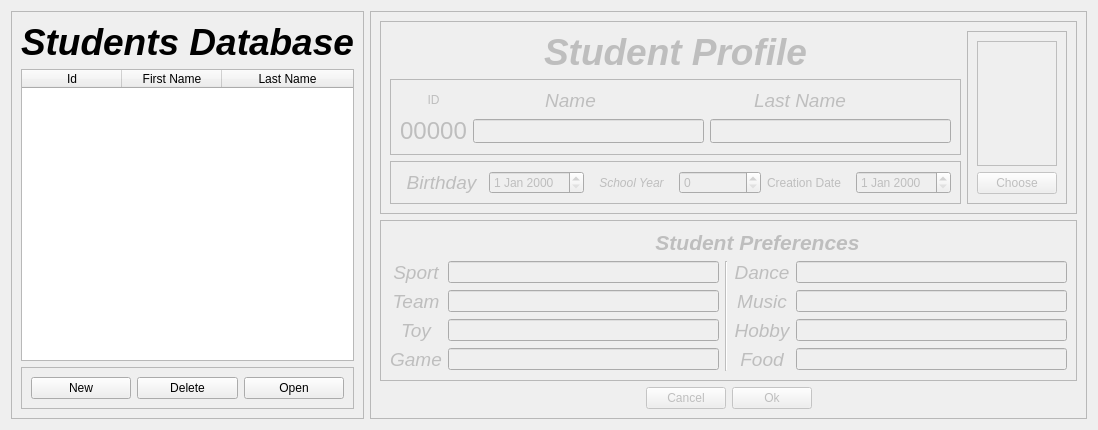
      <widget class="QWidget" name="tab_10">
       <attribute name="title">
        <string>Students</string>
       </attribute>
       <layout class="QGridLayout" name="gridLayout_9">
        <item row="0" column="1">
         <widget class="QFrame" name="user_frame">
          <property name="enabled">
           <bool>false</bool>
          </property>
          <property name="minimumSize">
           <size>
            <width>1</width>
            <height>1</height>
           </size>
          </property>
          <property name="maximumSize">
           <size>
            <width>1111</width>
            <height>1111</height>
           </size>
          </property>
          <property name="frameShape">
           <enum>QFrame::StyledPanel</enum>
          </property>
          <property name="frameShadow">
           <enum>QFrame::Raised</enum>
          </property>
          <layout class="QGridLayout" name="gridLayout_44">
           <item row="2" column="1">
            <widget class="QPushButton" name="user_cancel_button">
             <property name="text">
              <string>Cancel</string>
             </property>
            </widget>
           </item>
           <item row="2" column="0">
            <spacer name="horizontalSpacer_6">
             <property name="orientation">
              <enum>Qt::Horizontal</enum>
             </property>
             <property name="sizeHint" stdset="0">
              <size>
               <width>40</width>
               <height>20</height>
              </size>
             </property>
            </spacer>
           </item>
           <item row="2" column="2">
            <widget class="QPushButton" name="user_ok_button">
             <property name="text">
              <string>Ok</string>
             </property>
            </widget>
           </item>
           <item row="2" column="3">
            <spacer name="horizontalSpacer_7">
             <property name="orientation">
              <enum>Qt::Horizontal</enum>
             </property>
             <property name="sizeHint" stdset="0">
              <size>
               <width>40</width>
               <height>20</height>
              </size>
             </property>
            </spacer>
           </item>
           <item row="1" column="0" colspan="4">
            <widget class="QFrame" name="frame_22">
             <property name="frameShape">
              <enum>QFrame::StyledPanel</enum>
             </property>
             <property name="frameShadow">
              <enum>QFrame::Raised</enum>
             </property>
             <layout class="QGridLayout" name="gridLayout_23">
              <item row="1" column="4">
               <widget class="QLineEdit" name="user_dance"/>
              </item>
              <item row="1" column="2" rowspan="4">
               <widget class="Line" name="line_7">
                <property name="orientation">
                 <enum>Qt::Vertical</enum>
                </property>
               </widget>
              </item>
              <item row="2" column="1">
               <widget class="QLineEdit" name="user_team"/>
              </item>
              <item row="3" column="1">
               <widget class="QLineEdit" name="user_toy"/>
              </item>
              <item row="2" column="4">
               <widget class="QLineEdit" name="user_music"/>
              </item>
              <item row="1" column="0">
               <widget class="QLabel" name="label_41">
                <property name="font">
                 <font>
                  <family>Ubuntu</family>
                  <pointsize>14</pointsize>
                  <italic>true</italic>
                 </font>
                </property>
                <property name="text">
                 <string>Sport</string>
                </property>
                <property name="alignment">
                 <set>Qt::AlignCenter</set>
                </property>
               </widget>
              </item>
              <item row="4" column="0">
               <widget class="QLabel" name="label_49">
                <property name="font">
                 <font>
                  <family>Ubuntu</family>
                  <pointsize>14</pointsize>
                  <italic>true</italic>
                 </font>
                </property>
                <property name="text">
                 <string>Game</string>
                </property>
                <property name="alignment">
                 <set>Qt::AlignCenter</set>
                </property>
               </widget>
              </item>
              <item row="4" column="3">
               <widget class="QLabel" name="label_51">
                <property name="font">
                 <font>
                  <family>Ubuntu</family>
                  <pointsize>14</pointsize>
                  <italic>true</italic>
                 </font>
                </property>
                <property name="text">
                 <string>Food</string>
                </property>
                <property name="alignment">
                 <set>Qt::AlignCenter</set>
                </property>
               </widget>
              </item>
              <item row="1" column="3">
               <widget class="QLabel" name="label_46">
                <property name="font">
                 <font>
                  <family>Ubuntu</family>
                  <pointsize>14</pointsize>
                  <italic>true</italic>
                 </font>
                </property>
                <property name="text">
                 <string>Dance</string>
                </property>
                <property name="alignment">
                 <set>Qt::AlignCenter</set>
                </property>
               </widget>
              </item>
              <item row="4" column="1">
               <widget class="QLineEdit" name="user_game"/>
              </item>
              <item row="1" column="1">
               <widget class="QLineEdit" name="user_sport"/>
              </item>
              <item row="2" column="0">
               <widget class="QLabel" name="label_45">
                <property name="font">
                 <font>
                  <family>Ubuntu</family>
                  <pointsize>14</pointsize>
                  <italic>true</italic>
                 </font>
                </property>
                <property name="text">
                 <string>Team</string>
                </property>
                <property name="alignment">
                 <set>Qt::AlignCenter</set>
                </property>
               </widget>
              </item>
              <item row="3" column="3">
               <widget class="QLabel" name="label_50">
                <property name="font">
                 <font>
                  <family>Ubuntu</family>
                  <pointsize>14</pointsize>
                  <italic>true</italic>
                 </font>
                </property>
                <property name="text">
                 <string>Hobby</string>
                </property>
                <property name="alignment">
                 <set>Qt::AlignCenter</set>
                </property>
               </widget>
              </item>
              <item row="4" column="4">
               <widget class="QLineEdit" name="user_food"/>
              </item>
              <item row="2" column="3">
               <widget class="QLabel" name="label_48">
                <property name="font">
                 <font>
                  <family>Ubuntu</family>
                  <pointsize>14</pointsize>
                  <italic>true</italic>
                 </font>
                </property>
                <property name="text">
                 <string>Music</string>
                </property>
                <property name="alignment">
                 <set>Qt::AlignCenter</set>
                </property>
               </widget>
              </item>
              <item row="3" column="0">
               <widget class="QLabel" name="label_47">
                <property name="font">
                 <font>
                  <family>Ubuntu</family>
                  <pointsize>14</pointsize>
                  <italic>true</italic>
                 </font>
                </property>
                <property name="text">
                 <string>Toy</string>
                </property>
                <property name="alignment">
                 <set>Qt::AlignCenter</set>
                </property>
               </widget>
              </item>
              <item row="3" column="4">
               <widget class="QLineEdit" name="user_hobby"/>
              </item>
              <item row="0" column="1" colspan="4">
               <widget class="QLabel" name="label_43">
                <property name="font">
                 <font>
                  <family>Ubuntu</family>
                  <pointsize>16</pointsize>
                  <weight>75</weight>
                  <italic>true</italic>
                  <bold>true</bold>
                 </font>
                </property>
                <property name="text">
                 <string>Student Preferences</string>
                </property>
                <property name="alignment">
                 <set>Qt::AlignCenter</set>
                </property>
               </widget>
              </item>
             </layout>
            </widget>
           </item>
           <item row="0" column="0" colspan="4">
            <widget class="QFrame" name="frame_54">
             <property name="frameShape">
              <enum>QFrame::StyledPanel</enum>
             </property>
             <property name="frameShadow">
              <enum>QFrame::Raised</enum>
             </property>
             <layout class="QGridLayout" name="gridLayout_25">
              <item row="0" column="1" rowspan="3">
               <widget class="QFrame" name="frame_21">
                <property name="minimumSize">
                 <size>
                  <width>1</width>
                  <height>1</height>
                 </size>
                </property>
                <property name="maximumSize">
                 <size>
                  <width>151</width>
                  <height>191</height>
                 </size>
                </property>
                <property name="frameShape">
                 <enum>QFrame::StyledPanel</enum>
                </property>
                <property name="frameShadow">
                 <enum>QFrame::Raised</enum>
                </property>
                <layout class="QGridLayout" name="gridLayout_21">
                 <item row="2" column="0">
                  <widget class="QPushButton" name="user_choose_pic_button">
                   <property name="text">
                    <string>Choose</string>
                   </property>
                  </widget>
                 </item>
                 <item row="1" column="0">
                  <widget class="QLabel" name="user_image">
                   <property name="maximumSize">
                    <size>
                     <width>11111</width>
                     <height>11111</height>
                    </size>
                   </property>
                   <property name="frameShape">
                    <enum>QFrame::Box</enum>
                   </property>
                   <property name="text">
                    <string/>
                   </property>
                   <property name="pixmap">
                    <pixmap>../../../../.designer/backup/user2.png</pixmap>
                   </property>
                   <property name="scaledContents">
                    <bool>true</bool>
                   </property>
                   <property name="alignment">
                    <set>Qt::AlignCenter</set>
                   </property>
                   <property name="wordWrap">
                    <bool>true</bool>
                   </property>
                   <property name="indent">
                    <number>-1</number>
                   </property>
                  </widget>
                 </item>
                </layout>
               </widget>
              </item>
              <item row="0" column="0">
               <widget class="QLabel" name="label_40">
                <property name="font">
                 <font>
                  <family>Ubuntu</family>
                  <pointsize>28</pointsize>
                  <weight>75</weight>
                  <italic>true</italic>
                  <bold>true</bold>
                 </font>
                </property>
                <property name="text">
                 <string>Student Profile</string>
                </property>
                <property name="alignment">
                 <set>Qt::AlignCenter</set>
                </property>
               </widget>
              </item>
              <item row="1" column="0">
               <widget class="QFrame" name="frame_20">
                <property name="frameShape">
                 <enum>QFrame::StyledPanel</enum>
                </property>
                <property name="frameShadow">
                 <enum>QFrame::Raised</enum>
                </property>
                <layout class="QGridLayout" name="gridLayout_22">
                 <item row="0" column="0">
                  <widget class="QLabel" name="label_106">
                   <property name="text">
                    <string>ID</string>
                   </property>
                   <property name="alignment">
                    <set>Qt::AlignCenter</set>
                   </property>
                  </widget>
                 </item>
                 <item row="0" column="1">
                  <widget class="QLabel" name="label_34">
                   <property name="maximumSize">
                    <size>
                     <width>195</width>
                     <height>22</height>
                    </size>
                   </property>
                   <property name="font">
                    <font>
                     <family>Ubuntu</family>
                     <pointsize>14</pointsize>
                     <italic>true</italic>
                    </font>
                   </property>
                   <property name="text">
                    <string>Name</string>
                   </property>
                   <property name="alignment">
                    <set>Qt::AlignCenter</set>
                   </property>
                  </widget>
                 </item>
                 <item row="0" column="2">
                  <widget class="QLabel" name="label_36">
                   <property name="maximumSize">
                    <size>
                     <width>180</width>
                     <height>22</height>
                    </size>
                   </property>
                   <property name="font">
                    <font>
                     <family>Ubuntu</family>
                     <pointsize>14</pointsize>
                     <italic>true</italic>
                    </font>
                   </property>
                   <property name="text">
                    <string>Last Name</string>
                   </property>
                   <property name="alignment">
                    <set>Qt::AlignCenter</set>
                   </property>
                  </widget>
                 </item>
                 <item row="1" column="1">
                  <widget class="QLineEdit" name="user_name_field">
                   <property name="enabled">
                    <bool>false</bool>
                   </property>
                   <property name="sizePolicy">
                    <sizepolicy hsizetype="Fixed" vsizetype="Fixed">
                     <horstretch>0</horstretch>
                     <verstretch>0</verstretch>
                    </sizepolicy>
                   </property>
                   <property name="minimumSize">
                    <size>
                     <width>231</width>
                     <height>24</height>
                    </size>
                   </property>
                  </widget>
                 </item>
                 <item row="1" column="2">
                  <widget class="QLineEdit" name="user_last_name_field">
                   <property name="sizePolicy">
                    <sizepolicy hsizetype="Fixed" vsizetype="Fixed">
                     <horstretch>0</horstretch>
                     <verstretch>0</verstretch>
                    </sizepolicy>
                   </property>
                   <property name="minimumSize">
                    <size>
                     <width>241</width>
                     <height>24</height>
                    </size>
                   </property>
                  </widget>
                 </item>
                 <item row="1" column="0">
                  <widget class="QLabel" name="user_id_label">
                   <property name="font">
                    <font>
                     <pointsize>18</pointsize>
                    </font>
                   </property>
                   <property name="text">
                    <string>00000</string>
                   </property>
                   <property name="alignment">
                    <set>Qt::AlignCenter</set>
                   </property>
                  </widget>
                 </item>
                </layout>
               </widget>
              </item>
              <item row="2" column="0">
               <widget class="QFrame" name="frame_71">
                <property name="frameShape">
                 <enum>QFrame::StyledPanel</enum>
                </property>
                <property name="frameShadow">
                 <enum>QFrame::Raised</enum>
                </property>
                <layout class="QHBoxLayout" name="horizontalLayout">
                 <item>
                  <widget class="QLabel" name="label_42">
                   <property name="font">
                    <font>
                     <family>Ubuntu</family>
                     <pointsize>14</pointsize>
                     <italic>true</italic>
                    </font>
                   </property>
                   <property name="text">
                    <string>Birthday</string>
                   </property>
                   <property name="alignment">
                    <set>Qt::AlignCenter</set>
                   </property>
                  </widget>
                 </item>
                 <item>
                  <widget class="QDateEdit" name="user_bd_field"/>
                 </item>
                 <item>
                  <widget class="QLabel" name="label_39">
                   <property name="font">
                    <font>
                     <family>Ubuntu</family>
                     <italic>true</italic>
                    </font>
                   </property>
                   <property name="text">
                    <string>School Year</string>
                   </property>
                   <property name="alignment">
                    <set>Qt::AlignCenter</set>
                   </property>
                  </widget>
                 </item>
                 <item>
                  <widget class="QSpinBox" name="user_school_year"/>
                 </item>
                 <item>
                  <widget class="QLabel" name="label_127">
                   <property name="text">
                    <string>Creation Date</string>
                   </property>
                  </widget>
                 </item>
                 <item>
                  <widget class="QDateEdit" name="user_creation_date"/>
                 </item>
                </layout>
               </widget>
              </item>
             </layout>
            </widget>
           </item>
          </layout>
         </widget>
        </item>
        <item row="0" column="0">
         <widget class="QFrame" name="frame_18">
          <property name="minimumSize">
           <size>
            <width>1</width>
            <height>1</height>
           </size>
          </property>
          <property name="maximumSize">
           <size>
            <width>461</width>
            <height>521</height>
           </size>
          </property>
          <property name="frameShape">
           <enum>QFrame::StyledPanel</enum>
          </property>
          <property name="frameShadow">
           <enum>QFrame::Raised</enum>
          </property>
          <layout class="QGridLayout" name="gridLayout_38">
           <item row="0" column="0">
            <widget class="QLabel" name="label_29">
             <property name="font">
              <font>
               <family>Ubuntu</family>
               <pointsize>28</pointsize>
               <weight>75</weight>
               <italic>true</italic>
               <bold>true</bold>
              </font>
             </property>
             <property name="text">
              <string>Students Database</string>
             </property>
            </widget>
           </item>
           <item row="2" column="0">
            <widget class="QFrame" name="frame_25">
             <property name="frameShape">
              <enum>QFrame::StyledPanel</enum>
             </property>
             <property name="frameShadow">
              <enum>QFrame::Raised</enum>
             </property>
             <layout class="QHBoxLayout" name="horizontalLayout_2">
              <item>
               <widget class="QPushButton" name="user_new_button">
                <property name="text">
                 <string>New</string>
                </property>
               </widget>
              </item>
              <item>
               <widget class="QPushButton" name="user_del_button">
                <property name="text">
                 <string>Delete</string>
                </property>
               </widget>
              </item>
              <item>
               <widget class="QPushButton" name="user_open_table_button">
                <property name="text">
                 <string>Open</string>
                </property>
               </widget>
              </item>
             </layout>
            </widget>
           </item>
           <item row="1" column="0">
            <widget class="QTableWidget" name="st_db_index_table">
             <property name="maximumSize">
              <size>
               <width>441</width>
               <height>411</height>
              </size>
             </property>
             <property name="alternatingRowColors">
              <bool>true</bool>
             </property>
             <property name="selectionBehavior">
              <enum>QAbstractItemView::SelectRows</enum>
             </property>
             <attribute name="horizontalHeaderCascadingSectionResizes">
              <bool>true</bool>
             </attribute>
             <attribute name="horizontalHeaderMinimumSectionSize">
              <number>100</number>
             </attribute>
             <attribute name="horizontalHeaderShowSortIndicator" stdset="0">
              <bool>true</bool>
             </attribute>
             <attribute name="horizontalHeaderStretchLastSection">
              <bool>true</bool>
             </attribute>
             <attribute name="verticalHeaderVisible">
              <bool>false</bool>
             </attribute>
             <attribute name="verticalHeaderHighlightSections">
              <bool>false</bool>
             </attribute>
             <column>
              <property name="text">
               <string>Id</string>
              </property>
             </column>
             <column>
              <property name="text">
               <string>First Name</string>
              </property>
             </column>
             <column>
              <property name="text">
               <string>Last Name</string>
              </property>
             </column>
            </widget>
           </item>
          </layout>
         </widget>
        </item>
       </layout>
      </widget>
